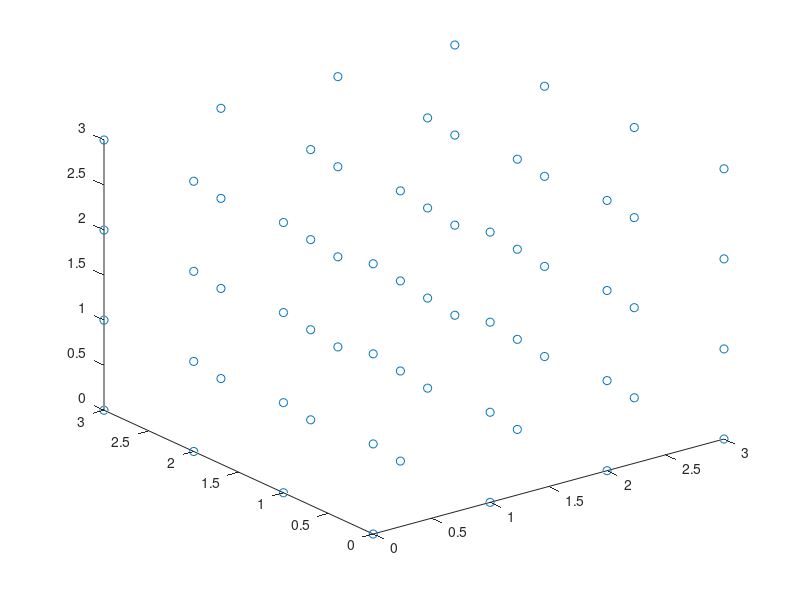

Recreate this plot in MATLAB.
SX0 = reshape(meshgrid([0 1 2 3 0 1 2 3 0 1 2 3 0 1 2 3], [0 0 0 0]), [64, 1]);
SY0 = reshape(meshgrid([0 1 2 3], [0 0 0 0 0 0 0 0 0 0 0 0 0 0 0 0])', [64, 1]);
SZ0 = reshape(meshgrid([0 1 2 3], [0 0 0 0 0 0 0 0 0 0 0 0 0 0 0 0]), [64, 1]);

plot3(SX0, SY0, SZ0, 'o')